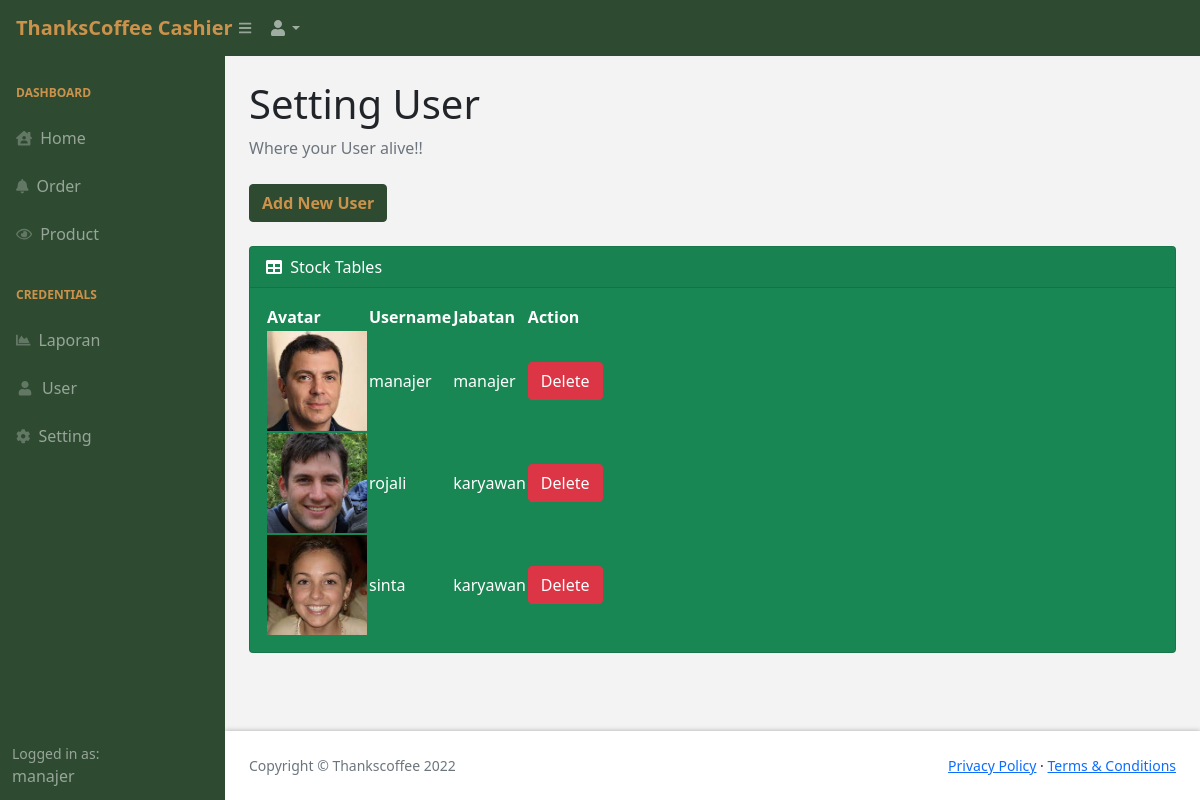
The page /admin/user.php (signed in) on the database as committed earlier.
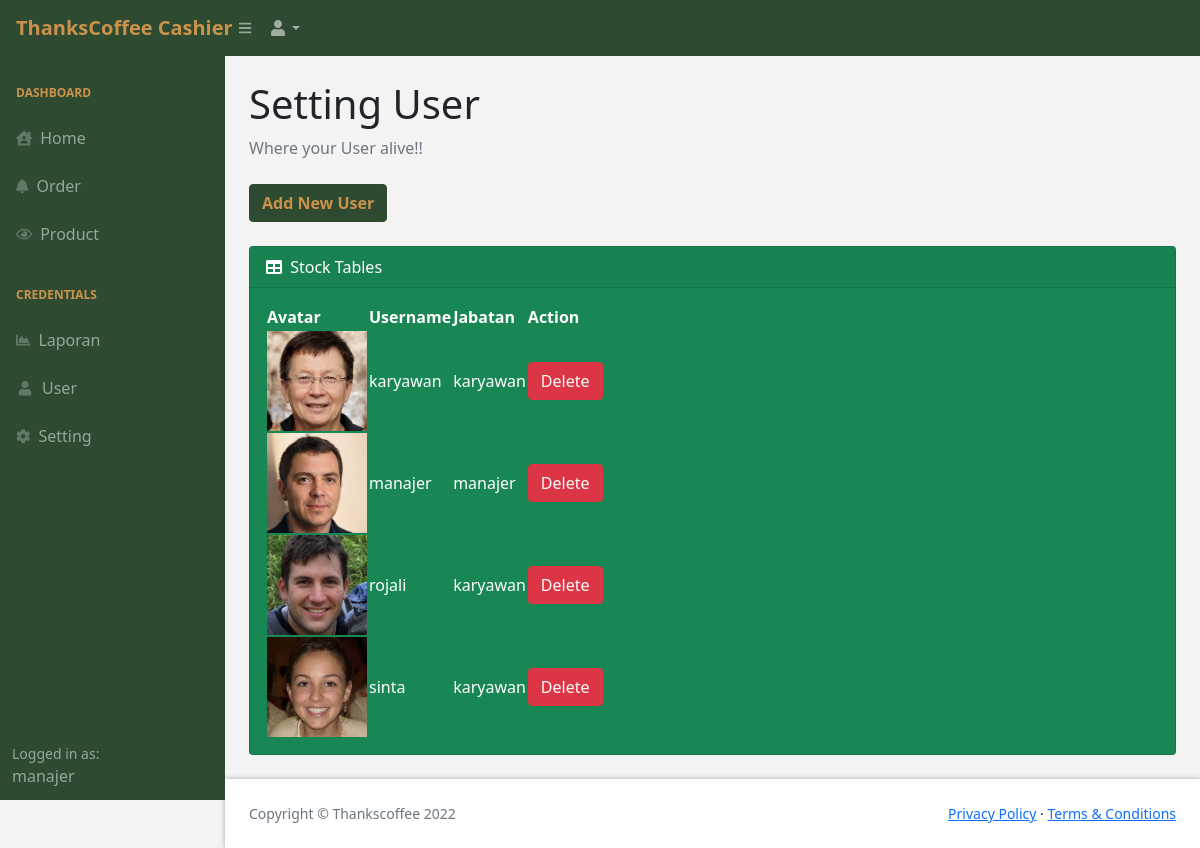
The same page on the database as committed later.
### tables this page shows
CREATE TABLE `user` (
  `username` varchar(20) NOT NULL,
  `password` varchar(50) NOT NULL,
  `jabatan` enum('manajer','karyawan') NOT NULL,
  `avatar` varchar(100) NOT NULL
);

### admin/user.php (the view, shortened to what this page needs)
<?php
    include 'template.php';
?>
            <div id="layoutSidenav_content">
                <main>
                    <div class="container-fluid px-4">
                        <h1 class="mt-4">Setting User</h1>
                        <ol class="breadcrumb mb-4">
                            <li class="breadcrumb-item active">Where your User alive!! </li>
                        </ol>
                        <button type="button" class="btn btn-info-thanks mb-4" data-bs-toggle="modal" data-bs-target="#addUser">
                            Add New User
                        </button>
                        <div class="card mb-4">
                            <div class="card-header" style="color: #ffff;">
                                <i class="fas fa-table me-1"></i>
                                Stock Tables
                            </div>
                            <div class="card-body" style="color: #ffff;">
                                <table id="datatablesSimple" style="color: #ffff;">
                                    <thead>
                                        <tr>
                                            <th>Avatar</th>
                                            <th>Username</th>
                                            <th>Jabatan</th>
                                            <th>Action</th>
                                        </tr>
                                    </thead>
                                    <tbody>
                                    <?php
                                    $sql = "SELECT * FROM user";
                                    $result = mysqli_query($koneksi,$sql);
                                    while($row = mysqli_fetch_row($result)){
                                       echo "<tr>";
                                        echo "<td><img src='".$row[3]."'height='100' width='100'></td>";
                                        echo "<td>".$row[0]."</td>";
                                        echo "<td>".$row[2]."</td>";
                                        echo "<td>";
                                            echo "<form method='post' action='function/delete_user.php'>";
                                            echo "<input type='submit' class='btn btn-danger' value='Delete'></input>";
                                            echo "</form>";
                                        echo "</td>";
                                        echo "</tr>";
                                    }
                                    ?>
                                    </tbody>
                                </table>
                            </div>
                        </div>
                    </div>
                </main>
                <?php include 'footer.php'; ?>

### admin/template.php (shortened to what this page needs)
<!DOCTYPE html>
<html lang="en">
    <head>
        <link href="https://cdn.jsdelivr.net/npm/simple-datatables@latest/dist/style.css" rel="stylesheet" />
        <link href="css/styles.css" rel="stylesheet" />
    </head>
    <body class="sb-nav-fixed">
        <nav class="sb-topnav navbar navbar-expand navbar-dark" style="background-color: #2e4b31">
            <a class="navbar-brand ps-3" href="index.php" style="font-weight: 700; color: #cb924c;">ThanksCoffee Cashier</a>
            <button class="btn btn-link btn-sm order-1 order-lg-0 me-4 me-lg-0" id="sidebarToggle" href="#!"><i class="fas fa-bars"></i></button>
            <ul class="navbar-nav ms-auto ms-md-0 me-3 me-lg-4">
                <li class="nav-item dropdown">
                    <a class="nav-link dropdown-toggle" id="navbarDropdown" href="#" role="button" data-bs-toggle="dropdown" aria-expanded="false"><i class="fas fa-user fa-fw"></i></a>
                </li>
            </ul>
        </nav>
        <div id="layoutSidenav">
            <div id="layoutSidenav_nav">
                <nav class="sb-sidenav accordion sb-sidenav-dark" id="sidenavAccordion">
                    <div class="sb-sidenav-menu">
                        <div class="nav">
                            <div class="sb-sidenav-menu-heading">dashboard</div>
                            <a class="nav-link" href="index.php">
                                <div class="sb-nav-link-icon"><i class="fas fa-house-user"></i></div>
                                Home
                            </a>
                            <a class="nav-link" href="order.php">
                                <div class="sb-nav-link-icon"><i class="fas fa-bell"></i></div>
                                Order
                            </a>
                            <a class="nav-link" href="stock.php">
                                <div class="sb-nav-link-icon"><i class="far fa-eye"></i></div>
                                Product
                            </a>
                            <?php
                                if ($_SESSION['user']['jabatan'] == 'manajer') { ?>
                            <div class="sb-sidenav-menu-heading">Credentials</div>
                            <a class="nav-link" href="laporan.php">
                                <div class="sb-nav-link-icon"><i class="fas fa-chart-area"></i></div>
                                Laporan
                            </a>
                            <a class="nav-link" href="user.php">
                                <div class="sb-nav-link-icon"><i class="fas fa-user fa-fw"></i></div>
                                User
                            </a>
                            <a class="nav-link" href="pengaturan.php">
                                <div class="sb-nav-link-icon"><i class="fa fa-cog"></i></div>
                                Setting
                            </a>
                            <?php } ?>
                        </div>
                    </div>
                    <div class="sb-sidenav-footer">
                        <div class="small">Logged in as:</div>
                        <?php  echo $_SESSION['user']['username']; ?>
                    </div>
                </nav>
            </div>

### admin/footer.php (shortened to what this page needs)
                <footer class="py-4 mt-auto" style="box-shadow: 0 0 5px rgba(0,0,0,.3); background: #ffff;">
                    <div class="container-fluid px-4">
                        <div class="d-flex align-items-center justify-content-between small">
                            <div class="text-muted">Copyright &copy; Thankscoffee 2022</div>
                            <div>
                                <a href="#">Privacy Policy</a>
                                &middot;
                                <a href="#">Terms &amp; Conditions</a>
                            </div>
                        </div>
                    </div>
                </footer>
                </div>
    </body>
</html>

Rows that differ between the two databases and show on the page:
added user: avatar (picture), username "karyawan", jabatan "karyawan"
